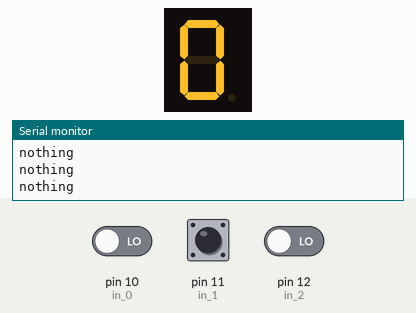
Simulated run of this sketch. Board: Arduino Uno, built with avr-gcc and run on an emulated ATmega328P. Shown: 1-digit seven-segment display, the last lines printed to the serial monitor. Wiring (inferred from the names in the program): 1-digit 7-segment display, segments lit when LOW: segments pin 2, pin 3, pin 4, pin 5, pin 6, pin 7, pin 8, pin 9. The test bench sets the inputs (shaded band); at power-on: pin 11 (in_1) LOW, pin 10 (in_0) LOW, pin 12 (in_2) LOW. The segment pins are drawn as the display they are named for.

Above: at 1.2 s.
1.3 s: pin 11 (in_1) driven HIGH
At 2.1 s:
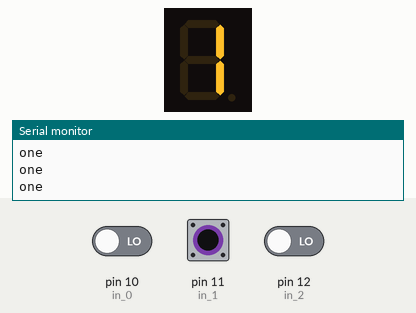
2.8 s: pin 10 (in_0) driven HIGH
At 4.2 s:
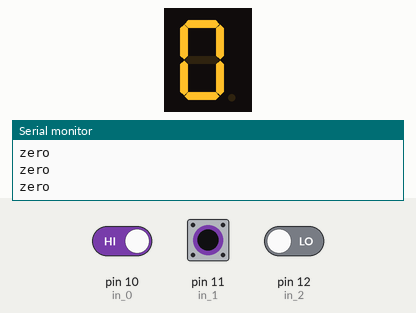
4.7 s: pin 10 (in_0) driven LOW
At 5.7 s:
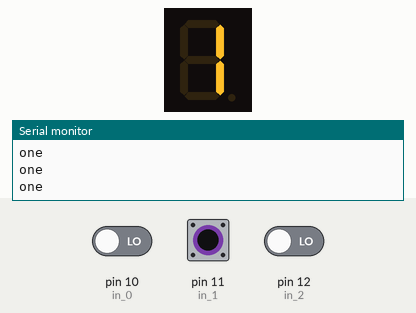
7.7 s: pin 11 (in_1) driven LOW and pin 12 (in_2) driven HIGH
At 8.0 s:
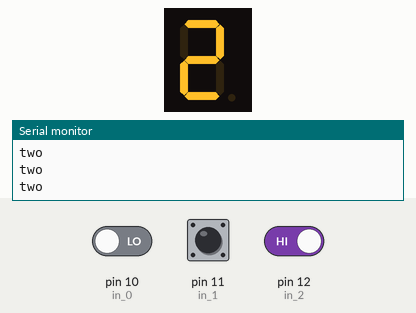
9.2 s: pin 12 (in_2) driven LOW
At 10.4 s:
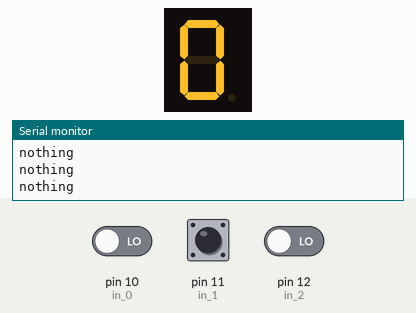
12.2 s: pin 11 (in_1) pulsed HIGH 2 times (0.12 s each, 0.3 s apart)
Timing chart, 0 to 15.2 s (numbered marks = the images above; inputs shaded):
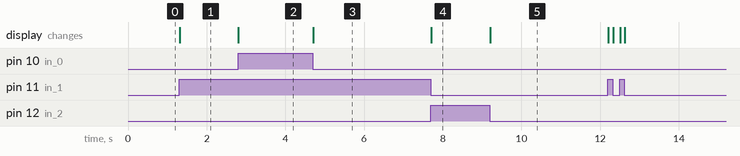

The sketch:

sub_board.ino
```cpp
int pin_list[] = {2,3,4,5,6,7,8,9};

int segment_led_count = 8;
int in_0 = 10;
int in_1 = 11;
int in_2 = 12;
int data = 0;


int segment_led_list[10][8] = {
  {0, 0, 0, 0, 0, 0, 1, 1}, // 0
  {1, 0, 0, 1, 1, 1, 1, 1}, // 1
  {0, 0, 1, 0, 0, 1, 0, 1}, // 2
  {0, 0, 0, 0, 1, 1, 0, 1}, // 3
  {1, 0, 0, 1, 1, 0, 0, 1}, // 4
  {0, 1, 0, 0, 1, 0, 0, 1}, // 5
  {0, 1, 0, 0, 0, 0, 0, 1}, // 6
  {0, 0, 0, 1, 1, 1, 1, 1}, // 7
  {0, 0, 0, 0, 0, 0, 0, 1}, // 8
  {0, 0, 0, 0, 1, 0, 0, 1}  // 9
};


void setup() {

  Serial.begin(9600);
  // 세그먼트 각각 LED에 연결된 핀을 출력으로 설정
  pinMode(2, OUTPUT);
  pinMode(3, OUTPUT);
  pinMode(4, OUTPUT);
  pinMode(5, OUTPUT);
  pinMode(6, OUTPUT);
  pinMode(7, OUTPUT);
  pinMode(8, OUTPUT);
  pinMode(9, OUTPUT);


  pinMode(in_0, INPUT);
  pinMode(in_1, INPUT);
  pinMode(in_2, INPUT);

  //INPUT핀도 설정할거임

}

void loop() {

  if(digitalRead(in_0) == HIGH){
    Serial.println("zero");
    data = 0;
  }
  else if(digitalRead(in_1) == HIGH){
    Serial.println("one");
    data = 1;
  }
  else if(digitalRead(in_2) == HIGH) {
    Serial.println("two");
    data = 2;
  }
  else{
    data = 0;
    Serial.println("nothing");
  }

 for (int j = 0; j < segment_led_count; j++) {
      digitalWrite(pin_list[j], segment_led_list[data][j]);     //data is receiving data
    }

}
```

Measured:
- after the input at 1.3 s, the display: changes at once (image 1)
- after the input at 2.8 s, the display: changes at once (image 2)
- after the input at 4.7 s, the display: changes at once (image 3)
- after the input at 7.7 s, the display: changes at once (image 4)
- after the input at 9.2 s, the display: changes at once (image 5)
